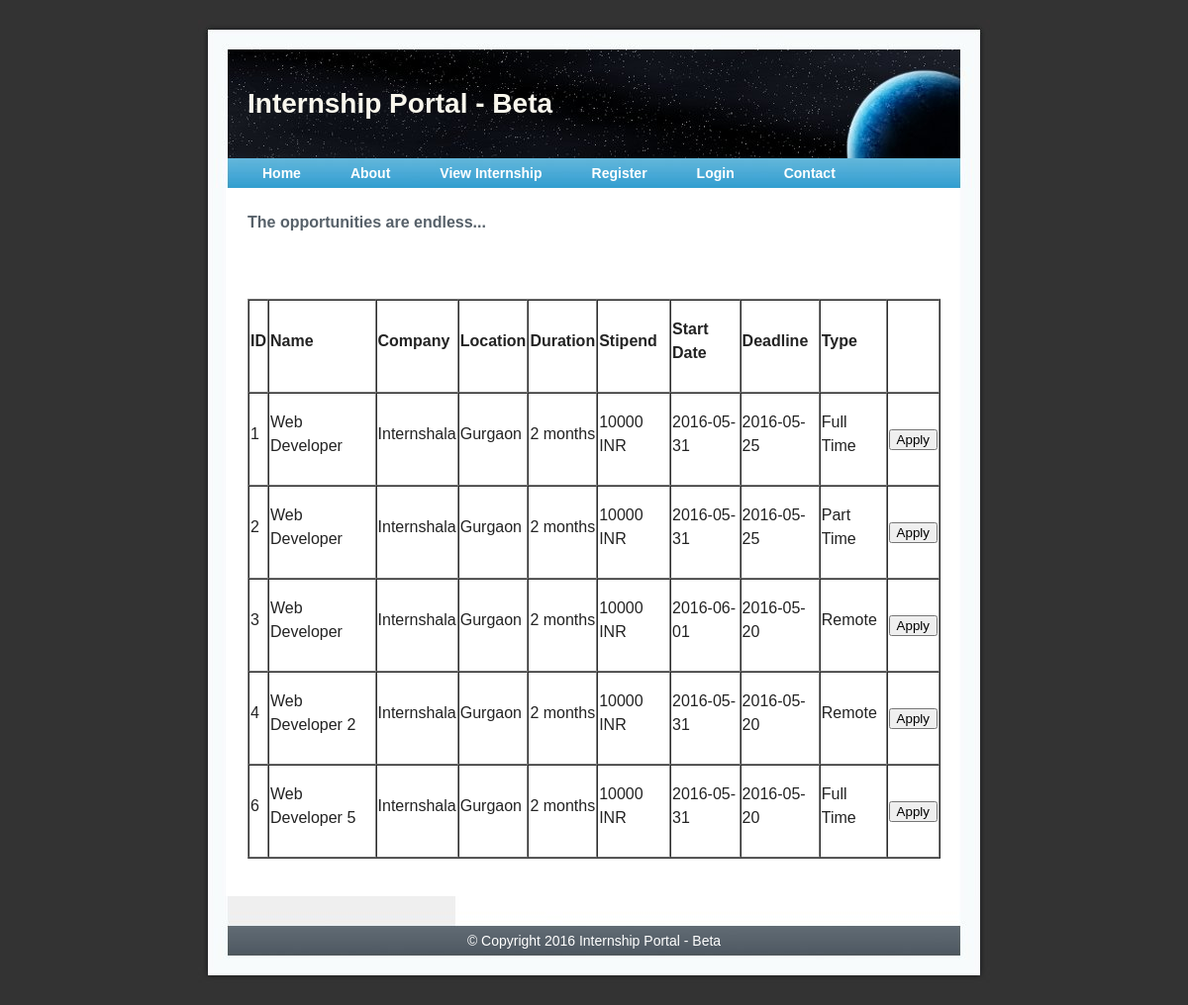
Page /view_internship.php on the committed database.
### tables this page shows
CREATE TABLE `internship` (
  `INTERN_ID` int(20) NOT NULL,
  `NAME` varchar(100) NOT NULL,
  `COMPANY_NAME` varchar(100) NOT NULL,
  `EMP_ID` int(10) NOT NULL,
  `DURATION` int(10) NOT NULL,
  `LOCATION` varchar(50) NOT NULL,
  `DEADLINE` date NOT NULL,
  `ABOUT` text NOT NULL,
  `CATEGORY_1` varchar(50) NOT NULL,
  `CATEGORY_2` varchar(50) NOT NULL,
  `CATEGORY_3` varchar(50) NOT NULL,
  `STIPEND` int(100) NOT NULL DEFAULT '0',
  `START_DATE` date NOT NULL,
  `TYPE` varchar(100) NOT NULL,
  `TIME` timestamp NOT NULL DEFAULT CURRENT_TIMESTAMP ON UPDATE CURRENT_TIMESTAMP
);

### view_internship.php (the view, shortened to what this page needs)
<!DOCTYPE html PUBLIC "-//W3C//DTD XHTML 1.0 Strict//EN"
	"http://www.w3.org/TR/xhtml1/DTD/xhtml1-strict.dtd">
<?php
        $button="enabled";
        $label="Apply";
       if(!isset($_SESSION['SESS_FIRST_NAME']))
       {
           $log="Login";
           $link="#";
           $flex="login";
       }
       include 'connections.php';
?>
<html xmlns="http://www.w3.org/1999/xhtml" xml:lang="en" lang="en">
<head>
<link rel="stylesheet" type="text/css" href="css/style.css" />
<link rel="stylesheet" type="text/css" href="css/flexdropdown.css" />
</head>
<body>
<div id="wrap">
<div id="header">
<h1><a href="index.php">Internship Portal - Beta</a></h1>
</div>
<div id="menu"  >
<ul >
<li><a href="index.php">Home</a></li>
<li><a href="about.php">About</a></li>
<li><a href="view_internship.php"> View Internship</a></li>
<li><a href="#" data-flexmenu="register">Register</a></li>
<li><a href="<?php echo $link; ?>" data-flexmenu="<?php echo $flex; ?>"><?php echo $log; ?></a></li>
<li><a href="contact.php">Contact</a></li>
</ul>
</div>
<div id="contentwrap_view">
<div id="content_view">
<h2>The opportunities are endless...</h2>
<p>
</p>
<p>
    <?php
        $sql = 'SELECT `INTERN_ID`, `NAME`, `COMPANY_NAME`, `LOCATION`, `DURATION`, `STIPEND`, `START_DATE`, `DEADLINE`, `TYPE`, `CATEGORY_1`, `CATEGORY_2`, `CATEGORY_3`, `ABOUT`  FROM `internship`';
        $result = $dbLink->query($sql);
        if($result) {
            if($result->num_rows == 0) {
                echo '<p>There are no internships in the database</p>';
            }
            else {
                echo '<table width="100%" padding="0" cellspacing="0" border="1"  >
                    <tr>
                    <td align="center"><p style="font-size:16px"><b>ID</b></p></td>
                        <td><p style="font-size:16px"><b>Name</b></p></td>
                        <td><p style="font-size:16px"><b>Company</b></p></td>
                        <td><p style="font-size:16px"><b>Location</b></p></td>
                        <td><p style="font-size:16px"><b>Duration</b></p></td>
                        <td><p style="font-size:16px"><b>Stipend</b></p></td>
                        <td><p style="font-size:16px"><b>Start Date</b></p></td>
                        <td><p style="font-size:16px"><b>Deadline</b></p></td>
                        <td><p style="font-size:16px"><b>Type</b></p></td>
                        <td><b>&nbsp;</b></td>
                    </tr>';
                while($row = $result->fetch_assoc()) {
                echo "
                    <tr><td><p style='font-size:16px;'>{$row['INTERN_ID']}</p></td>
                        <td><p style='font-size:16px;'>{$row['NAME']}</p></td>
                        <td><p style='font-size:16px; '>{$row['COMPANY_NAME']}</p></td>
                        <td><p style='font-size:16px; '>{$row['LOCATION']}</p></td>
                        <td><p style='font-size:16px;'>{$row['DURATION'] } months</p></td>
                        <td><p style='font-size:16px;'>{$row['STIPEND']} INR</p></td>
                        <td><p style='font-size:16px;'>{$row['START_DATE']}</p></td>
                        <td><p style='font-size:16px;'>{$row['DEADLINE']}</p></td>
                        <td><p style='font-size:16px;'>{$row['TYPE']}</p></td>";
                        ?>
                        <td>
                            <form method='post' action='apply_internship.php'>
                                <input type="submit" value="<?php echo $label; ?>" name="apply" <?php echo $button; ?>/>
                            </form>
                        </td>
                    <?php echo "
                         </tr>";
                }
                echo '</table>';
            }
        }
        else
            {
            echo 'Error! SQL query failed:';
            echo "<pre>{$dbLink->error}</pre>";
            }
    ?>
</p>
</div>
</div>
<div id="footer">
<p>&copy; Copyright 2016 Internship Portal - Beta </p></div>
</div>
</body>
</html>

### css/style.css (style rules this page uses)
body { font-family: Arial, sans-serif; line-height: 1.5; font-size: 14px; background: #333; margin: 0; padding: 0; }
a { color: #50708F; text-decoration: none; }
h1 { margin: 0; padding-left: 50px; }
h1 a { text-decoration: none; color: #F9F7ED; }
#wrap { width: 800px; margin: 20px auto; }
#header { background: #333 url(../images/header.jpg) no-repeat; height: 140px; line-height: 170px; }
#menu { background: #52add7 url(../images/menu.jpg) no-repeat; height: 30px; line-height: 30px; }
#menu ul { list-style-type: none; margin: 0; padding-left: 40px; }
#menu ul li { display: block; float: left; }
#menu ul li a { display: block; padding: 0 25px 0 25px; text-decoration: none; color: #fff; font-size: 14px; font-weight: 600; }
#contentwrap_view { background: #333 url(../images/content_view.jpg) repeat-y ; padding: 0 50px 0 20px; }
#content_view { float: right; width: 700px; margin-top: 20px; }
#content_view h2 { margin: 0; color: #57616A; line-height: 30px; font-size: 16px; }
#content_view p { padding: 0 0 10px 0; color: #232323; }
#footer { background: #333 url(../images/footer.jpg) no-repeat; text-align: center; color: #fff; height: 90px; line-height: 90px; }
#footer p { padding: 0; margin: 0; }

### rows in the picture
internship: INTERN_ID "1", NAME "Web Developer", COMPANY_NAME "Internshala", LOCATION "Gurgaon", DURATION "2", STIPEND "10000", START_DATE "2016-05-31", DEADLINE "2016-05-25", TYPE "Full Time"
internship: INTERN_ID "2", NAME "Web Developer", COMPANY_NAME "Internshala", LOCATION "Gurgaon", DURATION "2", STIPEND "10000", START_DATE "2016-05-31", DEADLINE "2016-05-25", TYPE "Part Time"
internship: INTERN_ID "3", NAME "Web Developer", COMPANY_NAME "Internshala", LOCATION "Gurgaon", DURATION "2", STIPEND "10000", START_DATE "2016-06-01", DEADLINE "2016-05-20", TYPE "Remote"
internship: INTERN_ID "4", NAME "Web Developer 2", COMPANY_NAME "Internshala", LOCATION "Gurgaon", DURATION "2", STIPEND "10000", START_DATE "2016-05-31", DEADLINE "2016-05-20", TYPE "Remote"
internship: INTERN_ID "6", NAME "Web Developer 5", COMPANY_NAME "Internshala", LOCATION "Gurgaon", DURATION "2", STIPEND "10000", START_DATE "2016-05-31", DEADLINE "2016-05-20", TYPE "Full Time"

### other values in the picture
$log "Login"
